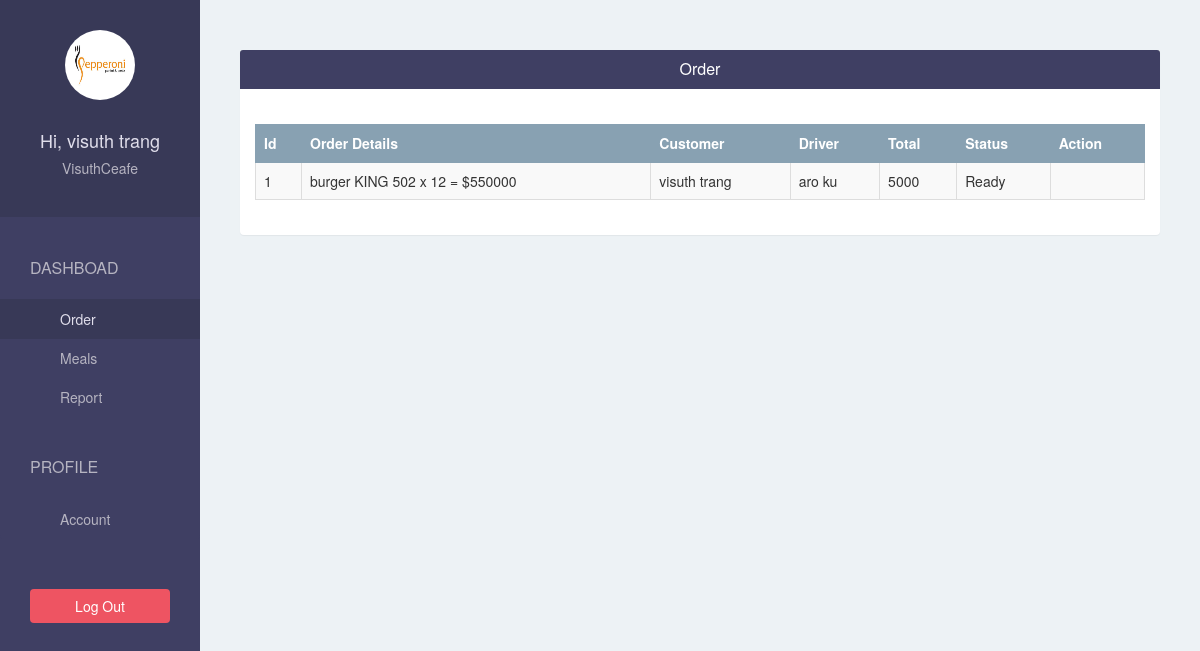
Page /restaurant/order/ (signed in) on the committed database.
### foodtaskerapp/models.py (models this page shows, shortened)
class Restaurant(models.Model):
    user = models.OneToOneField(User, on_delete=models.CASCADE, related_name='restaurant')
    name = models.CharField(max_length=500)
    phone = models.CharField(max_length=500)
    address = models.CharField(max_length=500)
    logo = models.ImageField(upload_to='restaurant_logo/', blank=False)

class Order(models.Model):
    COOKING = 1
    READY = 2
    ONTHEWAY = 3
    DELIVERED = 4
    STATUS_CHOICES = {
        (COOKING, "Cooking"),
        (READY, "Ready"),
        (ONTHEWAY, "On the way"),
        (DELIVERED, "Delivered"),
    }
    customer = models.ForeignKey(Customer)
    restaurant = models.ForeignKey(Restaurant)
    driver = models.ForeignKey(Driver)
    address = models.CharField(max_length=500)
    total = models.IntegerField()
    status = models.IntegerField(choices = STATUS_CHOICES)
    created_at = models.DateTimeField(default = timezone.now)
    picked_at = models.DateTimeField(blank = True, null = True)

class OrderDetails(models.Model):
    order = models.ForeignKey(Order, related_name='order_details')
    meal = models.ForeignKey(Meal)
    quantity = models.IntegerField()
    sub_total = models.IntegerField()

class Meal(models.Model):
    restaurant = models.ForeignKey(Restaurant)
    name = models.CharField(max_length=500)
    short_description = models.CharField(max_length=500)
    image = models.ImageField(upload_to='meal_image/', blank=False)
    price = models.IntegerField(default=0)

class Customer(models.Model):
    user = models.OneToOneField(User, on_delete=models.CASCADE, related_name='customer')
    avatar = models.CharField(max_length=500)
    phone = models.CharField(max_length=500)
    address = models.CharField(max_length=500)
    def __str__(self):
        return self.user.get_full_name()

class Driver(models.Model):
    user = models.OneToOneField(User, on_delete=models.CASCADE, related_name='driver')
    avatar = models.CharField(max_length=500)
    phone = models.CharField(max_length=500)
    address = models.CharField(max_length=500)
    def __str__(self):
        return self.user.get_full_name()

### foodtaskerapp/views.py (the view)
# urls.py: url(r'^restaurant/order/$', views.restaurant_order, name = 'restaurant-order'),
@login_required(login_url='/restaurant/sign-in/')
def restaurant_order(request):
    if request.method == "POST":
        order = Order.objects.get(id = request.POST["id"], restaurant = request.user.restaurant)
        if order.status  == Order.COOKING:
            order.status = Order.READY
            order.save()
    orders = Order.objects.filter(restaurant = request.user.restaurant).order_by("-id")
    return render(request, 'restaurant/order.html',{"orders": orders})

### foodtaskerapp/templates/restaurant/order.html (shortened to what this page needs)
{% extends 'restaurant/base.html' %}
{% load bootstrap3 %}
{% block page %}
  <div class="panel">
    <div class="panel-heading bg-blue">
      <h4 class="panel-title text-center text-white">Order</h4>
    </div>
    <div class="panel-body">
      <br/>
      <table class="table table-bordered table-hover table-striped">
        <thead>
          <tr class="bg-gray text-white">
            <th>Id</th>
            <th>Order Details</th>
            <th>Customer</th>
            <th>Driver</th>
            <th>Total</th>
            <th>Status</th>
            <th>Action</th>
          </tr>
        </thead>
        <tbody>
            {% for order in orders %}
              <tr>
                <td scope="row">{{ order.id }}</td>
                <td>
                  {% for od in order.order_details.all %}
                    {{ od.meal.name }} {{ od.meal.price }}
                    x {{ od.quantity }} = ${{ od.sub_total }}
                  {% endfor %}
                </td>
                <td>{{ order.customer }}</td>
                <td>{{ order.driver }}</td>
                <td>{{ order.total }}</td>
                <td>{{ order.get_status_display }}</td>
                <td>
                </td>
              </tr>
            {% endfor %}
        </tbody>
      </table>
    </div>
  </div>
{% endblock %}

### foodtaskerapp/templates/restaurant/base.html (shortened to what this page needs)
{% extends 'base.html' %}
{% block sidebar %}
{% url 'restaurant-order' as restaurant_order_url %}
{% url 'restaurant-meal' as restaurant_meal_url %}
{% url 'restaurant-report' as restaurant_report_url %}
{% url 'restaurant-account' as restaurant_account_url %}
  <div class="text-center">
    <img class="img-circle" src="{{ MEDIA_URL}}{{ request.user.restaurant.logo }}"
    width="70" height="70" />
  <br/>
  <br>
  <h4>Hi, {{ request.user.get_full_name }}</h4>
  <h5>{{ request.user.restaurant.name }}</h5>
  </div>
  <div class="list-group">
      <span class="text-uppercase">Dashboad</span>
      <a href="{% url 'restaurant-order' %}"
      class="list-group-item {% if request.path == restaurant_order_url %} active {% endif %}">Order</a>
      <a href="{% url 'restaurant-meal' %}"
      class="list-group-item {% if request.path == restaurant_meal_url %} active {% endif %}">Meals</a>
      <a href="{% url 'restaurant-report' %}"
      class="list-group-item {% if request.path == restaurant_report_url %} active {% endif %}">Report</a>
      <span class="text-uppercase">Profile</span>
      <a href="{% url 'restaurant-account' %}"
      class="list-group-item {% if request.path == restaurant_account_url %} active {% endif %}">Account</a>
  </div>
<div class="text-center">
  <a href="{% url 'restaurant-sign-out'%}?next={{ request.path }}"
    class="btn btn-pink">Log Out</a>
</div>
{% endblock %}

### foodtaskerapp/static/css/style.css (style rules this page uses)
body { padding-top: 50px; background-color: #EDF2F5; overflow: auto; }
.bg-blue { background-color: #3F3F63; }
.bg-gray { background-color: #88A1B2; }
.text-white { color: white; }
.btn-pink { color: white; background-color: #EE5462; }
.sidebar > div:first-child { padding: 30px 10px; font-weight: bold; font-size: 15px; background-color: #383957; }
.sidebar > div:first-child > h4 { color: #e0deeb; }
.sidebar > div:first-child >h5 { color: #b6b4c1; }
.sidebar .list-group { padding: 0; background-color: #3F3F63; }
.sidebar .list-group > span { color: #b6b4c1; display: block; margin-top: 20px; padding: 20px 30px; font-size: 16px; font-weight: 300; }
.sidebar .list-group .list-group-item, .sidebar .list-group .list-group-item:focus { background-color: #3F3F63; color: #b6b4c1; border: 0; padding-left: 60px; padding-right: 30px; }
.sidebar .list-group .list-group-item.active, .sidebar .list-group .list-group-item:hover { background-color: #383957; color: #e0deeb; }
.sidebar > div:last-child { padding: 30px; }
.sidebar > div:last-child .btn { width: 100%; }
.content .panel { border: none; }
.table > thead > tr > th, .table > thead > tr > th { vertical-align: middle; }
.table, .table > thead > tr > th { border-color: #88A1B2; }

### rows in the picture
Order: id "1", customer "visuth trang", driver "aro ku", total "5000", status "Ready"
OrderDetails: meal.name "burger KING", meal.price "502", quantity "12", sub_total "550000"

### other values in the picture
{{ request.user.get_full_name }} "visuth trang"
{{ request.user.restaurant.name }} "VisuthCeafe"
